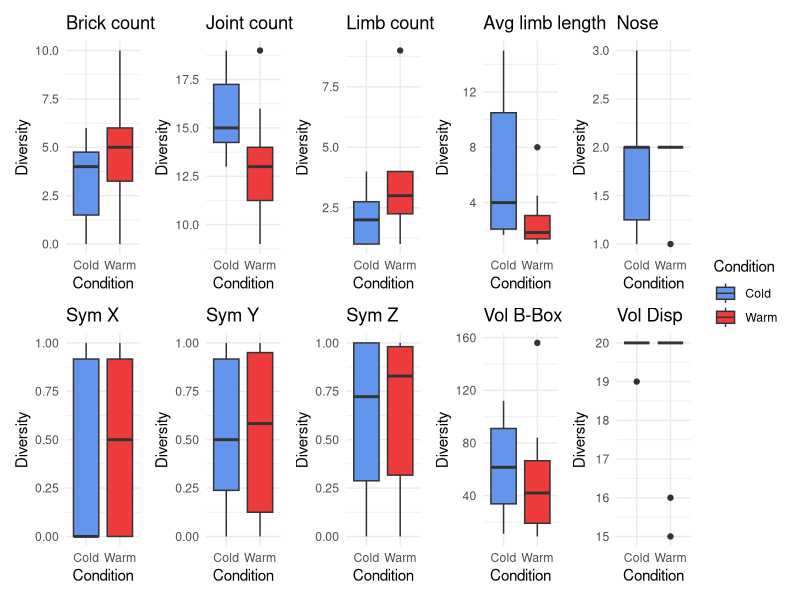
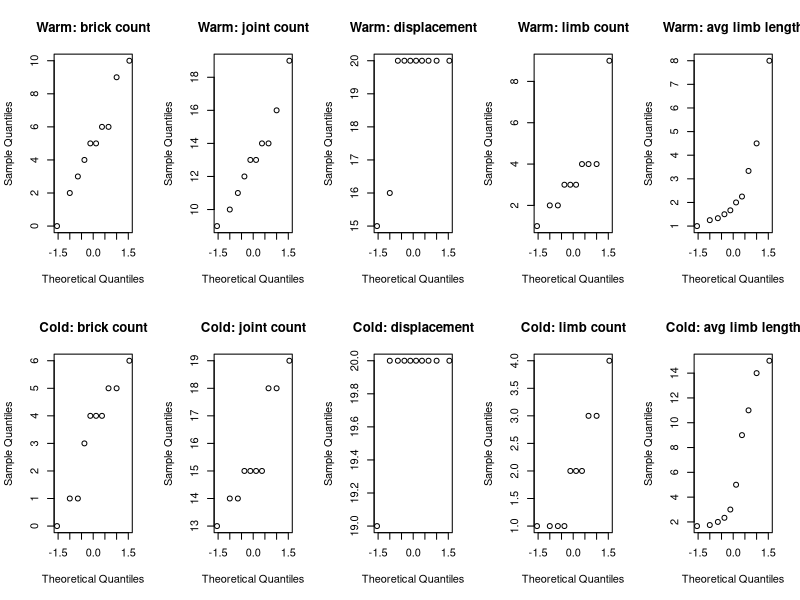

The R source for these figures, in order:
library(ggplot2)
library(patchwork)
library(dplyr)

################################################################################
# BOXPLOTS
# FEATURE MATRICES
cold = read.csv("morpho_cold.csv", header = TRUE)
warm = read.csv("morpho_warm.csv", header = TRUE)

df_cnt_brick <- data.frame(
  Count = c(warm$cnt_bricks, cold$cnt_bricks),
  Condition = factor(rep(c("Warm", "Cold"), each = 10))
)

df_cnt_joint <- data.frame(
  Count = c(warm$cnt_joint, cold$cnt_joint),
  Condition = factor(rep(c("Warm", "Cold"), each = 10))
)

df_vol_bbox <- data.frame(
  Volume = c(warm$vol_bbox, cold$vol_bbox),
  Condition = factor(rep(c("Warm", "Cold"), each = 10))
)

df_vol_disp <- data.frame(
  Volume = c(warm$vol_disp, cold$vol_disp),
  Condition = factor(rep(c("Warm", "Cold"), each = 10))
)

df_vol_bbox <- data.frame(
  Volume = c(warm$vol_bbox, cold$vol_bbox),
  Condition = factor(rep(c("Warm", "Cold"), each = 10))
)

df_cnt_limb <- data.frame(
  Count = c(warm$cnt_limb, cold$cnt_limb),
  Condition = factor(rep(c("Warm", "Cold"), each = 10))
)

df_len_limb <- data.frame(
  Length = c(warm$avg_len_limb, cold$avg_len_limb),
  Condition = factor(rep(c("Warm", "Cold"), each = 10))
)

df_nose <- data.frame(
  Nose = c(warm$nose, cold$nose),
  Condition = factor(rep(c("Warm", "Cold"), each = 10))
)

df_sym_x <- data.frame(
  Symmetry = c(warm$sym_x, cold$sym_x),
  Condition = factor(rep(c("Warm", "Cold"), each = 10))
)

df_sym_y <- data.frame(
  Symmetry = c(warm$sym_y, cold$sym_y),
  Condition = factor(rep(c("Warm", "Cold"), each = 10))
)

df_sym_z <- data.frame(
  Symmetry = c(warm$sym_z, cold$sym_z),
  Condition = factor(rep(c("Warm", "Cold"), each = 10))
)

# BOXPLOTS
p1 = ggplot(df_cnt_brick, aes(x = Condition, y = Count, fill = Condition)) +
  geom_boxplot() +
  labs(title = "Brick count",
       x = "Condition",
       y = "Diversity") +
  theme_minimal() + 
  scale_fill_manual(values = c("Cold" = "cornflowerblue", "Warm" = "brown2"))

p2 = ggplot(df_cnt_joint, aes(x = Condition, y = Count, fill = Condition)) +
  geom_boxplot() +
  labs(title = "Joint count",
       x = "Condition",
       y = "Diversity") +
  theme_minimal() + 
  scale_fill_manual(values = c("Cold" = "cornflowerblue", "Warm" = "brown2"))

p3 = ggplot(df_cnt_limb, aes(x = Condition, y = Count, fill = Condition)) +
  geom_boxplot() +
  labs(title = "Limb count",
       x = "Condition",
       y = "Diversity") +
  theme_minimal() + 
  scale_fill_manual(values = c("Cold" = "cornflowerblue", "Warm" = "brown2"))

p4 = ggplot(df_len_limb, aes(x = Condition, y = Length, fill = Condition)) +
  geom_boxplot() +
  labs(title = "Avg limb length",
       x = "Condition",
       y = "Diversity") +
  theme_minimal() + 
  scale_fill_manual(values = c("Cold" = "cornflowerblue", "Warm" = "brown2"))

p5 = ggplot(df_nose, aes(x = Condition, y = Nose, fill = Condition)) +
  geom_boxplot() +
  labs(title = "Nose",
       x = "Condition",
       y = "Diversity") +
  theme_minimal() + 
  scale_fill_manual(values = c("Cold" = "cornflowerblue", "Warm" = "brown2"))

################################################################################

p6 = ggplot(df_sym_x, aes(x = Condition, y = Symmetry, fill = Condition)) +
  geom_boxplot() +
  labs(title = "Sym X",
       x = "Condition",
       y = "Diversity") +
  theme_minimal() + 
  scale_fill_manual(values = c("Cold" = "cornflowerblue", "Warm" = "brown2"))

p7 = ggplot(df_sym_y, aes(x = Condition, y = Symmetry, fill = Condition)) +
  geom_boxplot() +
  labs(title = "Sym Y",
       x = "Condition",
       y = "Diversity") +
  theme_minimal() + 
  scale_fill_manual(values = c("Cold" = "cornflowerblue", "Warm" = "brown2"))

p8 = ggplot(df_sym_z, aes(x = Condition, y = Symmetry, fill = Condition)) +
  geom_boxplot() +
  labs(title = "Sym Z",
       x = "Condition",
       y = "Diversity") +
  theme_minimal() + 
  scale_fill_manual(values = c("Cold" = "cornflowerblue", "Warm" = "brown2"))

p9 = ggplot(df_vol_bbox, aes(x = Condition, y = Volume, fill = Condition)) +
  geom_boxplot() +
  labs(title = "Vol B-Box",
       x = "Condition",
       y = "Diversity") +
  theme_minimal() + 
  scale_fill_manual(values = c("Cold" = "cornflowerblue", "Warm" = "brown2"))

p10 = ggplot(df_vol_disp, aes(x = Condition, y = Volume, fill = Condition)) +
  geom_boxplot() +
  labs(title = "Vol Disp",
       x = "Condition",
       y = "Diversity") +
  theme_minimal() + 
  scale_fill_manual(values = c("Cold" = "cornflowerblue", "Warm" = "brown2"))

################################################################################

wrap_plots(mget(paste0("p", 1:10)), nrow = 2, ncol = 5) +
plot_layout(guides = "collect")

#(p1 + p2 + p3 + p4 + p5) /
#(p6 + p7 + p8 + p9 + p10)

################################################################################
# STATISTICAL TESTING
# DEEPER FEATURE ANALYSIS
# To compare:
# - Joint count
# - Brick count
# - Displacement (total count)
# - Avg limb length
# - Limb count

# Determine test type -> Test for normality
# QQ-plots
par(mfrow=c(2,5))
# Warm start features
qqnorm(warm$cnt_bricks, main = "Warm: brick count")
qqnorm(warm$cnt_joints, main = "Warm: joint count")
qqnorm(warm$vol_disp, main = "Warm: displacement")
qqnorm(warm$cnt_limb, main = "Warm: limb count")
qqnorm(warm$avg_len_limb, main = "Warm: avg limb length")

# Cold start features
qqnorm(cold$cnt_bricks, main = "Cold: brick count")
qqnorm(cold$cnt_joints, main = "Cold: joint count")
qqnorm(cold$vol_disp, main = "Cold: displacement")
qqnorm(cold$cnt_limb, main = "Cold: limb count")
qqnorm(cold$avg_len_limb, main = "Cold: avg limb length")

# Normality might only be assumed for brick count -> test
shapiro.test(warm$cnt_bricks)
shapiro.test(cold$cnt_bricks)

# Indeed seems to be the case. Test the rest of the features using Wilcoxon tests
t.test(warm$cnt_bricks, cold$cnt_bricks, alternative = "greater")

wilcox.test(warm$cnt_joints, cold$cnt_joints, alternative = "less", exact = FALSE)
wilcox.test(warm$vol_disp, cold$vol_disp, alternative = "less", exact = FALSE)
wilcox.test(warm$avg_len_limb, cold$avg_len_limb, alternative = "less", exact = FALSE)
wilcox.test(warm$cnt_limb, cold$cnt_limb, alternative = "less", exact = FALSE)
wilcox.test(warm$nose, cold$nose, alternative = "greater", exact = FALSE)
